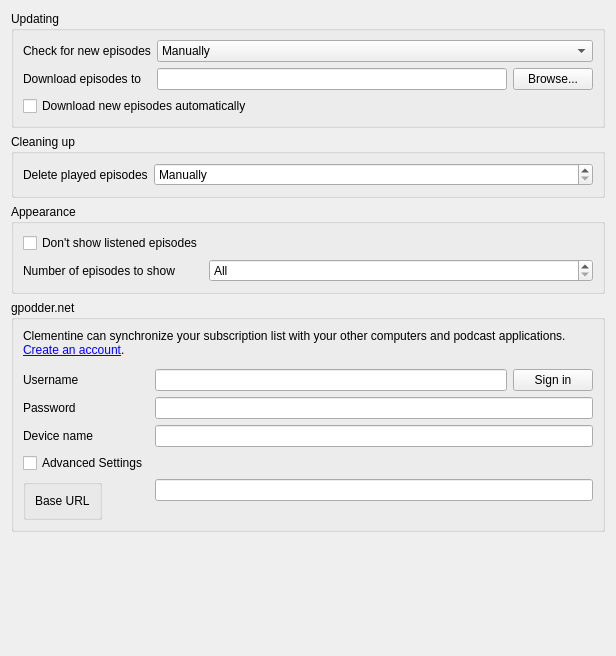
<?xml version="1.0" encoding="UTF-8"?>
<ui version="4.0">
 <class>PodcastSettingsPage</class>
 <widget class="QWidget" name="PodcastSettingsPage">
  <property name="geometry">
   <rect>
    <x>0</x>
    <y>0</y>
    <width>616</width>
    <height>656</height>
   </rect>
  </property>
  <property name="windowTitle">
   <string>Podcasts</string>
  </property>
  <layout class="QVBoxLayout" name="verticalLayout_2">
   <item>
    <widget class="QGroupBox" name="groupBox">
     <property name="title">
      <string>Updating</string>
     </property>
     <layout class="QFormLayout" name="formLayout">
      <item row="0" column="0">
       <widget class="QLabel" name="label">
        <property name="text">
         <string>Check for new episodes</string>
        </property>
       </widget>
      </item>
      <item row="0" column="1">
       <widget class="QComboBox" name="check_interval">
        <item>
         <property name="text">
          <string>Manually</string>
         </property>
        </item>
        <item>
         <property name="text">
          <string>Every 10 minutes</string>
         </property>
        </item>
        <item>
         <property name="text">
          <string>Every 20 minutes</string>
         </property>
        </item>
        <item>
         <property name="text">
          <string>Every 30 minutes</string>
         </property>
        </item>
        <item>
         <property name="text">
          <string>Every hour</string>
         </property>
        </item>
        <item>
         <property name="text">
          <string>Every 2 hours</string>
         </property>
        </item>
        <item>
         <property name="text">
          <string>Every 6 hours</string>
         </property>
        </item>
        <item>
         <property name="text">
          <string>Every 12 hours</string>
         </property>
        </item>
       </widget>
      </item>
      <item row="1" column="0">
       <widget class="QLabel" name="label_4">
        <property name="text">
         <string>Download episodes to</string>
        </property>
       </widget>
      </item>
      <item row="2" column="0" colspan="2">
       <widget class="QCheckBox" name="auto_download">
        <property name="text">
         <string>Download new episodes automatically</string>
        </property>
       </widget>
      </item>
      <item row="1" column="1">
       <layout class="QHBoxLayout" name="horizontalLayout_2">
        <item>
         <widget class="QLineEdit" name="download_dir"/>
        </item>
        <item>
         <widget class="QPushButton" name="download_dir_browse">
          <property name="text">
           <string>Browse...</string>
          </property>
         </widget>
        </item>
       </layout>
      </item>
     </layout>
    </widget>
   </item>
   <item>
    <widget class="QGroupBox" name="groupBox_2">
     <property name="title">
      <string>Cleaning up</string>
     </property>
     <layout class="QFormLayout" name="formLayout_2">
      <property name="fieldGrowthPolicy">
       <enum>QFormLayout::AllNonFixedFieldsGrow</enum>
      </property>
      <item row="0" column="0">
       <widget class="QLabel" name="label_2">
        <property name="text">
         <string>Delete played episodes</string>
        </property>
       </widget>
      </item>
      <item row="0" column="1">
       <widget class="QSpinBox" name="delete_after">
        <property name="specialValueText">
         <string>Manually</string>
        </property>
        <property name="suffix">
         <string> days</string>
        </property>
        <property name="prefix">
         <string>After </string>
        </property>
        <property name="maximum">
         <number>30</number>
        </property>
        <property name="empty_text" stdset="0">
         <string/>
        </property>
       </widget>
      </item>
     </layout>
    </widget>
   </item>
   <item>
    <widget class="QGroupBox" name="groupBox_4">
     <property name="title">
      <string>Appearance</string>
     </property>
     <layout class="QFormLayout" name="formLayout_4">
      <property name="fieldGrowthPolicy">
       <enum>QFormLayout::AllNonFixedFieldsGrow</enum>
      </property>
      <item row="0" column="0">
       <widget class="QCheckBox" name="hide_listened">
        <property name="text">
         <string>Don't show listened episodes</string>
        </property>
       </widget>
      </item>
      <item row="1" column="1">
       <widget class="QSpinBox" name="show_episodes">
        <property name="specialValueText">
         <string>All</string>
        </property>
       </widget>
      </item>
      <item row="1" column="0">
       <widget class="QLabel" name="label_8">
        <property name="text">
         <string>Number of episodes to show</string>
        </property>
       </widget>
      </item>
     </layout>
    </widget>
   </item>
   <item>
    <widget class="QGroupBox" name="groupBox_3">
     <property name="title">
      <string>gpodder.net</string>
     </property>
     <layout class="QVBoxLayout" name="verticalLayout">
      <item>
       <widget class="QLabel" name="label_3">
        <property name="text">
         <string>Clementine can synchronize your subscription list with your other computers and podcast applications.  &lt;a href=&quot;https://gpodder.net/register/&quot;&gt;Create an account&lt;/a&gt;.</string>
        </property>
        <property name="wordWrap">
         <bool>true</bool>
        </property>
        <property name="openExternalLinks">
         <bool>true</bool>
        </property>
       </widget>
      </item>
      <item>
       <widget class="LoginStateWidget" name="login_state" native="true"/>
      </item>
      <item>
       <widget class="QWidget" name="login_group" native="true">
        <layout class="QFormLayout" name="formLayout_3">
         <property name="leftMargin">
          <number>0</number>
         </property>
         <property name="topMargin">
          <number>0</number>
         </property>
         <property name="rightMargin">
          <number>0</number>
         </property>
         <property name="bottomMargin">
          <number>0</number>
         </property>
         <item row="0" column="0">
          <widget class="QLabel" name="label_5">
           <property name="text">
            <string>Username</string>
           </property>
          </widget>
         </item>
         <item row="0" column="1">
          <layout class="QHBoxLayout" name="horizontalLayout">
           <item>
            <widget class="QLineEdit" name="username"/>
           </item>
           <item>
            <widget class="QPushButton" name="login">
             <property name="text">
              <string>Sign in</string>
             </property>
            </widget>
           </item>
          </layout>
         </item>
         <item row="1" column="0">
          <widget class="QLabel" name="label_6">
           <property name="text">
            <string>Password</string>
           </property>
          </widget>
         </item>
         <item row="1" column="1">
          <widget class="QLineEdit" name="password">
           <property name="echoMode">
            <enum>QLineEdit::Password</enum>
           </property>
          </widget>
         </item>
         <item row="3" column="0">
          <widget class="QLabel" name="label_7">
           <property name="text">
            <string>Device name</string>
           </property>
          </widget>
         </item>
         <item row="3" column="1">
          <widget class="QLineEdit" name="device_name"/>
         </item>
         <item row="4" column="0">
          <widget class="QCheckBox" name="gpodder_advanced">
           <property name="text">
            <string>Advanced Settings</string>
           </property>
           <property name="tristate">
            <bool>false</bool>
           </property>
          </widget>
         </item>
         <item row="5" column="0">
          <widget class="QGroupBox" name="gpodder_advanced_group">
           <property name="title">
            <string/>
           </property>
           <layout class="QGridLayout" name="gridLayout">
            <item row="0" column="0">
             <widget class="QLabel" name="label_9">
              <property name="text">
               <string>Base URL</string>
              </property>
             </widget>
            </item>
           </layout>
          </widget>
         </item>
         <item row="5" column="1">
          <widget class="QLineEdit" name="gpodder_base_url"/>
         </item>
        </layout>
       </widget>
      </item>
     </layout>
    </widget>
   </item>
   <item>
    <spacer name="verticalSpacer">
     <property name="orientation">
      <enum>Qt::Vertical</enum>
     </property>
     <property name="sizeHint" stdset="0">
      <size>
       <width>20</width>
       <height>0</height>
      </size>
     </property>
    </spacer>
   </item>
  </layout>
 </widget>
 <customwidgets>
  <customwidget>
   <class>LoginStateWidget</class>
   <extends>QWidget</extends>
   <header>widgets/loginstatewidget.h</header>
   <container>1</container>
  </customwidget>
 </customwidgets>
 <tabstops>
  <tabstop>check_interval</tabstop>
  <tabstop>download_dir</tabstop>
  <tabstop>download_dir_browse</tabstop>
  <tabstop>auto_download</tabstop>
  <tabstop>delete_after</tabstop>
  <tabstop>username</tabstop>
  <tabstop>password</tabstop>
  <tabstop>device_name</tabstop>
  <tabstop>login</tabstop>
 </tabstops>
 <resources/>
 <connections/>
</ui>
